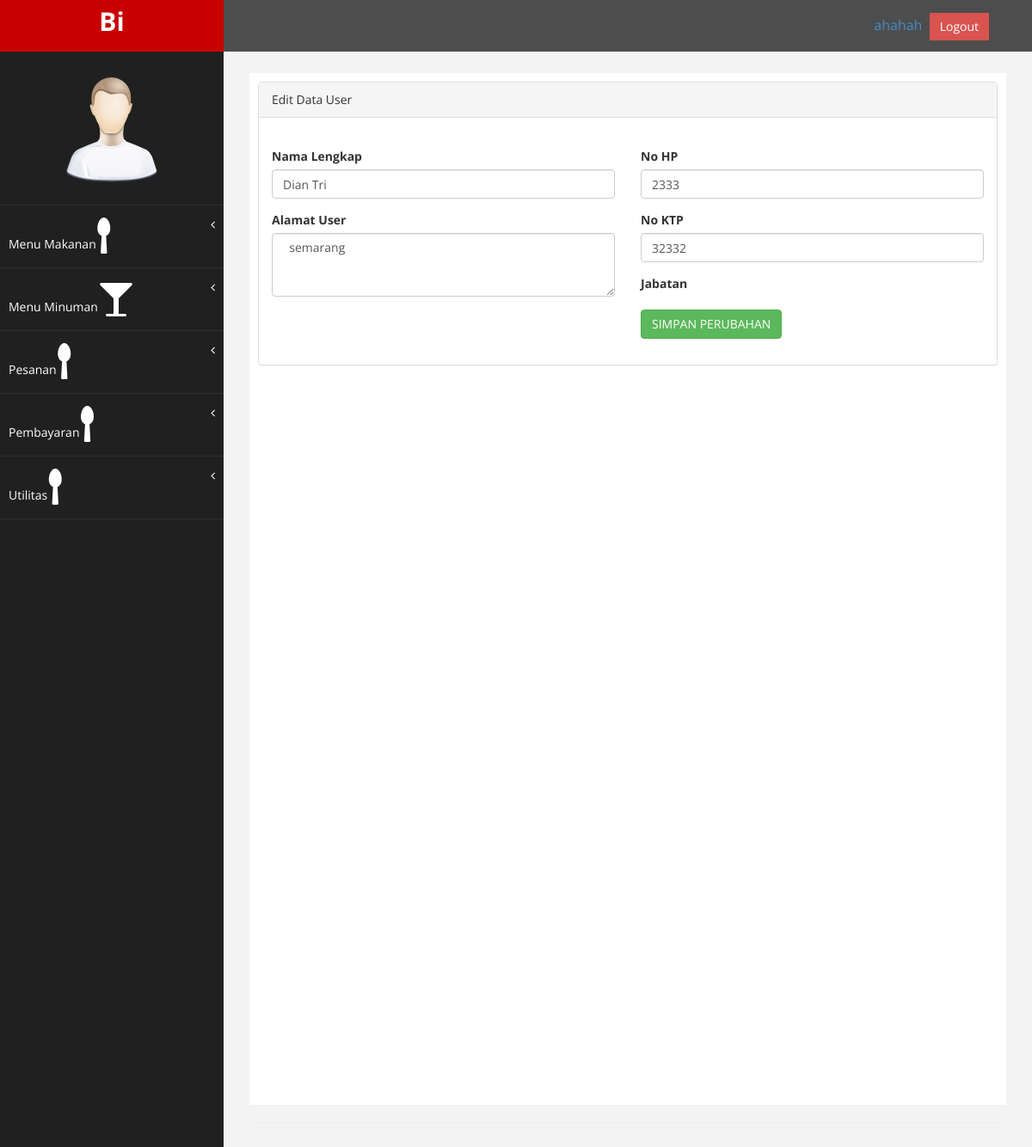
The app's page /index.php/UserController/editUser/4 with its own data.
### tables this page shows
CREATE TABLE IF NOT EXISTS `user` (
  `id_user` int(11) NOT NULL AUTO_INCREMENT,
  `id_credential` int(11) NOT NULL,
  `nama_user` varchar(50) NOT NULL,
  `alamat_user` varchar(150) NOT NULL,
  `no_ktp` varchar(30) NOT NULL,
  `no_telp` varchar(20) NOT NULL,
  `foto` varchar(150) NOT NULL,
  `ttl` varchar(40) NOT NULL,
  PRIMARY KEY (`id_user`)
);

### application/controllers/UserController.php (called while the page is built, shortened)
<?php
class UserController extends CI_Controller {
	public function __construct()
	{
		$this->load->helper(array('form','url', 'text_helper','date','file'));
		$this->load->library(array('Pagination','image_lib','session'));
		$this->load->model('M_user');
	}
	public function editUser($idCreden)
	{
		 $data = array();
		 $user =  $this->M_user->findById($idCreden);
		 $data['user'] = $user;
		 $this->load->view('superadmin/v_header.php',$data);
		 $this->load->view('superadmin/v_sidebar.php',$data);
		 $this->load->view('superadmin/v_edit_user.php',$data);
		 $this->load->view('superadmin/v_footer.php',$data);
	}
}

### index.php (called while the page is built, shortened)
<?php
require_once BASEPATH.'core/CodeIgniter.php';

### application/models/m_user.php (called while the page is built, shortened)
<?php  if ( ! defined('BASEPATH')) exit('No direct script access allowed');
	class M_user extends CI_Model
	{
		public function findById($id)
		{
			$this->db = $this->load->database('default', true);
			$this->db->select('*');
			$this->db->from('user');
			$this->db->where("id_user", $id);
			$query = $this->db->get();
			return $query->row();
		}
	}
?>

### application/views/superadmin/v_edit_user.php (the view, shortened to what this page needs)
<div id="page-wrapper" >
    <div id="page-inner">
        <div class="row">
            <div class="col-md-12">
             <div class="panel panel-default">
                <div class="panel-heading">
                    Edit Data User
                </div>
                <div class="panel-body">
                    <div class="row">
                        <div class="col-md-6">
                        <br>
                            <form action="<?php echo site_url('UserController/saveUpdate'); ?>" method="post">
                                <div class="form-group">
                                    <label>Nama Lengkap</label>
                                    <input class="form-control" name = "namalengkap" value="<?php if($user!="") echo $user->nama_user; ?>" placeholder="Nama Lengkap" required/>
                                </div>
                                <div class="form-group">
                                    <label>Alamat User</label>
                                    <textarea  name='alamat' class="form-control" rows="3" required>  <?php if($user!="") echo $user->alamat_user; ?></textarea>
                                </div>
                        </div>
                        <div class="col-md-6">
                        <br>
                            <div class="form-group">
                                    <label>No HP</label>
                                    <input class="form-control" name = "notelepon" placeholder="No Telepon" value="<?php if($user!="") echo $user->no_telp; ?>" required />
                                </div>
                              <div class="form-group">
                                    <label>No KTP</label>
                                    <input class="form-control" name = "noktp" placeholder="No KTP" value="<?php if($user!="") echo $user->no_ktp; ?>"  required />
                                </div>
                                 <div class="form-group">
                                    <label>Jabatan</label>
                                </div>
                            <div class="form-group">
                                 <button type="submit" class="btn btn-success">SIMPAN PERUBAHAN</button>
                            </div>
                        </div>
                        </div>
                    </div>
                </div>
            </div>
            </div>
        </div>
         <hr />
    </div>
</div>

### assets/css/custom.css (style rules this page uses)
body { font-family: 'Open Sans', sans-serif; }
#page-wrapper { padding: 15px 15px; min-height: 600px; background:#F3F3F3; }
#page-inner { width:100%; margin:10px 20px 10px 0px; background-color:#fff!important; padding:10px; min-height:1200px; }
@media (min-width:768px) { #page-wrapper { margin: 0 0 0 260px; padding: 15px 30px; min-height: 1200px; } }

### records on screen
user: namalengkap "Dian Tri", alamat "semarang", notelepon "2333", noktp "32332"
